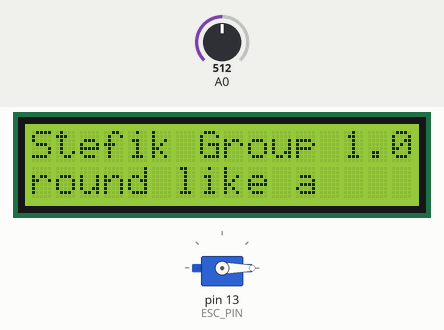
Recording of a sketch running on a simulated Arduino Uno, built with avr-gcc and run on an emulated ATmega328P. On the bench: servo, 16×2 character LCD. The inputs (shaded band) are chosen by the test bench; at power-on: A0 = 512. What the sketch prints to the serial monitor is not drawn.

Above: at 0.9 s.
At 3.6 s:
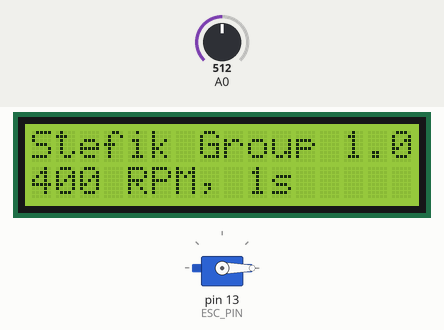
3.7 s: A0 set to 607
5.2 s: A0 set to 627
At 6.6 s:
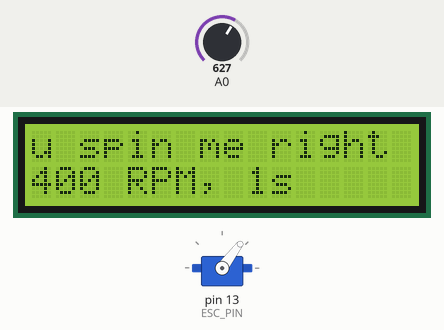
8.2 s: A0 set to 122
At 9.7 s:
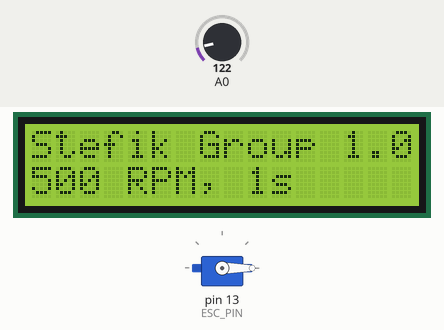
Timing chart, 0 to 11.2 s (numbered marks = the images above; inputs shaded):
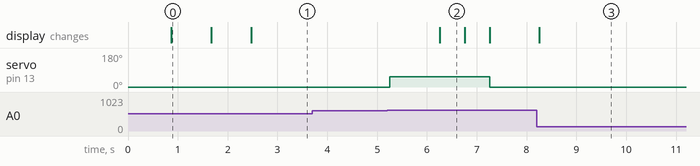

Measured:
- the behaviour switches between 619 and 620 on A0 (found by bisection; images 1 and 2)
- after the input at 3.7 s, every drawn part: stays the same
- after the input at 5.2 s, servo on pin 13 (ESC_PIN): 0° → 53° after 0.05 s, → 0° 2.0 s later; the display: changes after 1.1 s (image 2)
- after the input at 8.2 s, the display: changes after 0.06 s (image 3)
- what the display in image 0 shows lasts 0.8 s, from 0.9 s to 1.7 s
- what the display in image 2 shows lasts 0.5 s, from 6.3 s to 6.8 s

The sketch:

spin_coater_demo_3.ino
```cpp
// include the library code:
#include <LiquidCrystal.h>
#include <Servo.h>
Servo myesc;

#define MAX_SIGNAL 2000
#define MIN_SIGNAL 500
#define ESC_PIN 13

// initialize the library with the numbers of the interface pins
LiquidCrystal lcd(8, 9, 4, 5, 6, 7);

//Key message
char msgs[5][15] = {"Right Key OK ",
                    "Up Key OK ",
                    "Down Key OK ",
                    "Left Key OK ",
                    "Select Key OK"
                   };
int adc_key_val[5] = {75, 250, 420, 620, 780 };
int adc_key_in;
int key = -1;
int oldkey = -1;
int speeds[] = {400, 500, 750, 1000, 1100, 1500, 2000, 3000, 4000, 5000, 7000};
int escvalues[] = {1093.9, 1106.1, 1136.7, 1167.2, 1179.4, 1228.2, 1289.3, 1411.4, 1533.5, 1655.6, 1899.8};
int times[] = {1, 1.5, 2, 5, 10, 20, 30, 45, 60, 120, 300, 600};
int speeds_size = sizeof(speeds) / sizeof(int) - 1;
int times_size = sizeof(times) / sizeof(int) - 1;
int selected_speed = 0;
int selected_time = 0;
String lyrics = "You spin me right round, wafer; Right round like a record, wafer; Right round round round; You spin me right round, wafer; Right round like a record, wafer; Right round round round               ";
int lyrics_size = sizeof(lyrics) / sizeof(char) - 1;


void setup() {
  Serial.begin(9600);
  myesc.attach(ESC_PIN);

  //myesc.writeMicroseconds(MAX_SIGNAL); //option to calibrate ESC
  //delay(4000);

  myesc.writeMicroseconds(MIN_SIGNAL);//start with motor off
  Serial.println("arming");

  lcd.begin(16, 2);// set up the LCD's number of columns and rows:
  lcd.setCursor(0, 0); lcd.print("Stefik Group 1.0");// Print a message to the LCD.
  lcd.setCursor(0, 1); lcd.print("you spin me"); delay(800);
  lcd.setCursor(0, 1); lcd.print("round like a   "); delay(800);
  lcd.setCursor(0, 1); lcd.print("record now     ");
  delay(800); //hold the load screen
  lcd.setCursor(0, 1); update_display();
}


void loop() {
  //lcd.setCursor(0, 1);// set the cursor to column 0, line 1 (note: line 1 is the second row, since counting begins with 0):
  adc_key_in = analogRead(0); // read the value from the sensor
  key = get_key(adc_key_in); // convert into key press

  if (key != oldkey) // if keypress is detected
  {

    delay(50); // wait for debounce time
    adc_key_in = analogRead(0); // read the value from the sensor
    key = get_key(adc_key_in); // convert into key press

    if (key != oldkey) //a new button press is detected!
    {
      oldkey = key; //avoid phantom presses durring continuous hold

      if (key == 0) //right key pressed
      {
        if (selected_time != times_size)
        {
          selected_time++;
        }
      }

      if (key == 1) //up key pressed
      {
        if (selected_speed != speeds_size)
        {
          selected_speed++;
        }
      }

      if (key == 2) //down key pressed
      {
        if (selected_speed > 0)
        {
          selected_speed--;
        }
      }

      if (key == 3) //left key pressed
      {
        if (selected_time > 0)
        {
          selected_time--;
        }
      }

      if (key == 4) //select key pressed
      {
        //take 1 second to spin up
        int mystep;
        int numberofsteps = 10;
        int nextspeed;
        for (mystep = 0; mystep < numberofsteps; mystep++) //take 100 incraments from slowest speed to requested speed
        {
          nextspeed = escvalues[0] + (escvalues[selected_speed] - escvalues[0]) * mystep / numberofsteps;
          myesc.writeMicroseconds(nextspeed);//set the motor speed
          Serial.println(nextspeed);
          delay(1000 / numberofsteps);
        }

        myesc.writeMicroseconds(escvalues[selected_speed]);
          Serial.println("requested speed");


        int t; int cursorpos;
        for (t = times[selected_time] - 1; t >= 0; t--) //continue spinning for [requested time minus spinup time]
        {
          cursorpos = (times[selected_time] - t) * 2;
          lcd.setCursor(0, 0); lcd.print(lyrics.substring(cursorpos, cursorpos + 16));
          delay(500);
          cursorpos++;
          lcd.setCursor(0, 0); lcd.print(lyrics.substring(cursorpos, cursorpos + 16));
          lcd.setCursor(0, 1); lcd.print("woosh!        ");
          lcd.setCursor(9, 1); lcd.print(t); lcd.print("s");
          delay(500);
        }
        myesc.writeMicroseconds(MIN_SIGNAL);//turn off motor
      }


      update_display();

    } //
  } //new key pressed
} //overall loop

void update_display() {
  lcd.setCursor(0, 0); lcd.print("Stefik Group 1.0");// Print a message to the LCD.
  lcd.setCursor(0, 1);
  lcd.print(speeds[selected_speed]);
  lcd.print(" RPM, ");
  lcd.print(times[selected_time]);
  lcd.print("s        " );
}

int get_key(unsigned int input) // Convert ADC value to key number
{ int k;
  for (k = 0; k < 5; k++)
  {
    if (input < adc_key_val[k])
    {
      return k;
    }
  }
  if (k >= 5)
    k = -1; // No valid key pressed
  return k;
}
```
